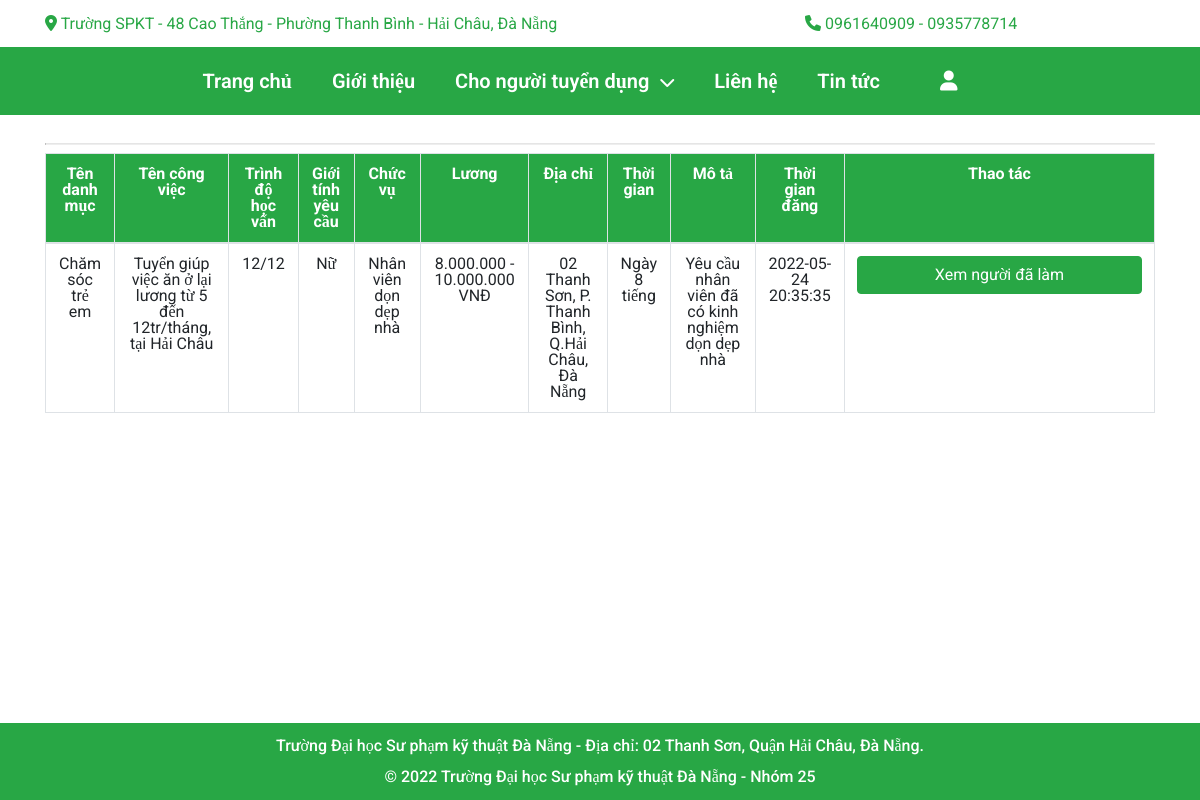
The page /?act=ratehelp&xuli=list (signed in) on the database its author committed.
### tables this page shows
CREATE TABLE `congviec` (
  `maCV` int(11) NOT NULL,
  `maTK` int(11) NOT NULL,
  `maDMCV` int(11) NOT NULL,
  `tenCV` varchar(255) NOT NULL,
  `khuVuc` int(11) NOT NULL,
  `soLuong` int(11) NOT NULL,
  `trinhDoHV` varchar(255) NOT NULL,
  `gioiTinhYC` varchar(10) NOT NULL,
  `chucVu` varchar(255) NOT NULL,
  `luong` varchar(255) NOT NULL,
  `diaChi` varchar(255) NOT NULL,
  `time` varchar(255) NOT NULL,
  `moTa` varchar(255) NOT NULL,
  `tinhTrang` int(11) NOT NULL,
  `tinhTrangDaUT` int(11) NOT NULL,
  `thoiGianDang` varchar(255) NOT NULL
);

### Controllers/RateController.php (called while the page is built, shortened)
<?php
    require_once("./Models/rateModel.php");
    class RateController{
        var $rate_model;
        public function __construct()
        {
             $this->rate_model = new rate();
        }
        public function list()
        {
            $data = $this->rate_model->congviec($_SESSION['login']['maTK']);
            require_once("./Views/index.php");
        }
    }
?>

### Models/connection.php (called while the page is built, shortened)
<?php
    class connection{
        function __construct()
        {
            $severname ="localhost";
            $username ="root";
            $password ="";
            $db_name ="gtngv";
            $this->conn = new mysqli($severname,$username,$password,$db_name);
        }
    }
?>

### Models/model.php (called while the page is built, shortened)
<?php
    require_once("connection.php");
    class model
    {
        function __construct()
        {
            $conn_obj = new connection();
            $this->conn = $conn_obj->conn;
        }
    }
?>

### Models/rateModel.php (called while the page is built, shortened)
<?php
    require_once("model.php");
    class rate extends model{
        function congviec($maTK){
            $query = "SELECT * FROM congviec as cv, danhsachungvien as dsuv,hinhanhcv as ha
            WHERE cv.maCV=dsuv.maCV and ha.maCV=cv.maCV and dsuv.khXacNhan=1 and cv.maTK = $maTK GROUP BY cv.maCV;";
            require("result.php");
            return $data;
        }
    }
?>

### Models/result.php (called while the page is built)
<?php
    $result = $this->conn->query($query);
    $data = array();
    while ($row = $result->fetch_assoc()) {
        $data[] = $row;
    }
?>

### Views/rate/rate.php (the view, shortened to what this page needs)
<section class="main">
    <div class="container">
        <hr>
        <table class="table table-bordered acountTable" id="dataTable" width="100%" cellspacing="0">
        <thead>
            <tr style="
            background-color: var(--cl-primary);
            color: white;">
            <th scope="col">Tên danh mục</th>
            <th scope="col">Tên công việc</th>
            <th scope="col">Trình độ học vấn</th>
            <th scope="col">Giới tính yêu cầu</th>
            <th scope="col">Chức vụ</th>
            <th scope="col">Lương</th>
            <th scope="col">Địa chỉ</th>
            <th scope="col">Thời gian</th>
            <th scope="col">Mô tả</th>
            <th scope="col">Thời gian đăng</th>
            <th>Thao tác</th>
            </tr>
        </thead>
        <tbody>
            <?php
            foreach ($data as $row) { ?>
            <tr>
                <td>
                <?php
                if ($row['maDMCV'] == 1) {
                    echo 'Chăm sóc trẻ em';
                }
                ?>
                </td>
                <td><?= $row['tenCV'] ?></td>
                <td><?= $row['trinhDoHV'] ?></td>
                <td><?= $row['gioiTinhYC'] ?></td>
                <td><?= $row['chucVu'] ?></td>
                <td><?= $row['luong'] ?></td>
                <td><?= $row['diaChi'] ?></td>
                <td><?= $row['time'] ?></td>
                <td><?= $row['moTa'] ?></td>
                <td><?= $row['thoiGianDang'] ?></td>
                <td>
                <a href="?act=ratehelp&xuli=chitiet&id=<?= $row['maCV'] ?>" class="btn btn-success" >Xem người đã làm</a>
                </td>
            </tr>
            <?php } ?>
        </tbody>
        </table>
    </div>
</section>

### Publics/css/style.css (style rules this page uses)
:root { --cl-backad:#f7f8fb; --cl-textad :#858796; --cl-green: #4eb92d; --cl-red: #ed1b36; --cl-orange: #f1975f; --cl-text: #686868; --cl-title: #1e1e1e; --cl-primary: #28a745; --cl-textprimary: #194A1A; }
body { box-sizing: border-box; overflow-x: hidden; font-family: 'Roboto', 'sans-serif'; display: table; }
html { font-size: 62.5%; line-height: 1.6; height: 100%; }
a { color: #1e1e1e; }
hr { display: block; margin-top: 0.5em; margin-bottom: 0.5em; margin-left: auto; margin-right: auto; border-style: inset; border-width: 1px; }
html, body { width: 100%; height: 100%; }
.main { display: table-row; height: 100%; text-align: center; }

### Publics/css/detailhelp.css (style rules this page uses)
.btn-success { width: 285px; background-color: var(--cl-primary); }

### Admin/Publics/css/admin.css (style rules this page uses)
.table thead th { vertical-align: top; border-bottom: 2px solid #dee2e6; text-align: center; }

### rows shown on the page
congviec: maDMCV "Chăm sóc trẻ em", tenCV "Tuyển giúp việc ăn ở lại lương từ 5 đến 12tr/tháng, tại Hải Châu", trinhDoHV "12/12", gioiTinhYC "Nữ", chucVu "Nhân viên dọn dẹp nhà", luong "8.000.000 - 10.000.000 VNĐ", diaChi "02 Thanh Sơn, P. Thanh Bình, Q.Hải Châu, Đà Nẵng", time "Ngày 8 tiếng", moTa "Yêu cầu nhân viên đã có kinh nghiệm dọn dẹp nhà", thoiGianDang "2022-05-24 20:35:35"
